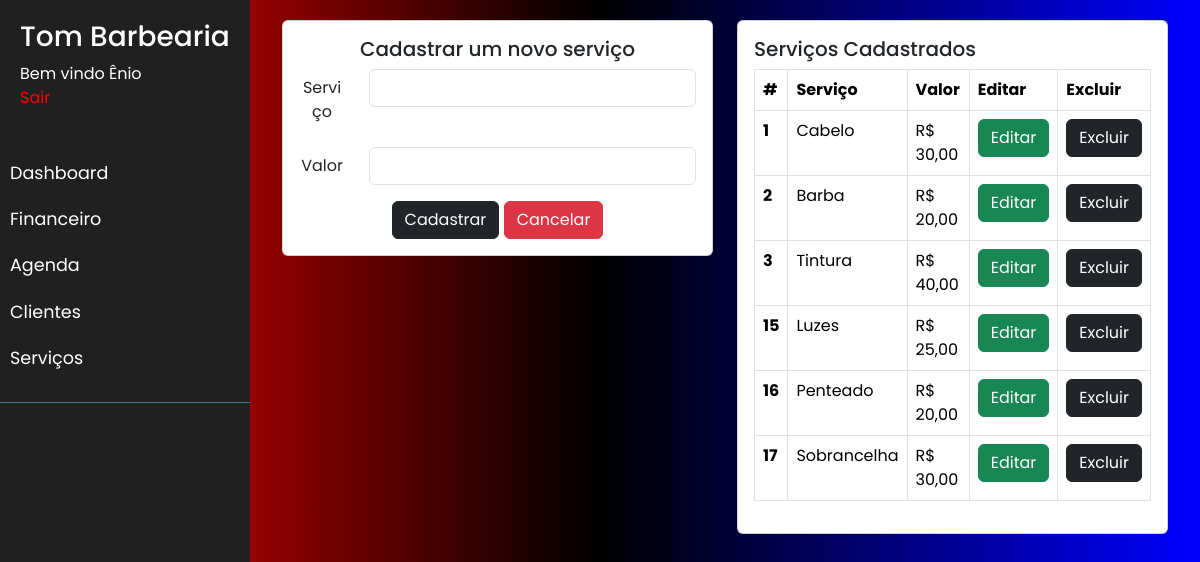
The page /servicos (signed in) on the database its author committed.
### app/models.py (models this page shows, shortened)
class User(db.Model, UserMixin):
    __tablename__= 'usuario'
    id = db.Column(db.Integer, primary_key =True, autoincrement = True)
    nome = db.Column(db.String, nullable = False)
    telefone = db.Column(db.String, nullable = False)
    usuario = db.Column(db.String, nullable = False , unique=True)
    senha = db.Column(db.String, nullable = False)

class Servicos(db.Model, UserMixin):
    __tablename__= 'servicos'
    id_servicos = db.Column(db.Integer, primary_key =True, autoincrement = True)
    nome = db.Column(db.String, nullable = False)
    preco = db.Column(db.String, nullable = False)

### main.py (the view, shortened to what this page needs)
@app.route("/servicos", methods=['GET', 'POST'])
def servicos():
    servicos = Servicos.query.all()
    return render_template("servicos.html",servicos=servicos)

### app/models.py (called while the page is built)
@login_manager.user_loader
def get_user(user_id):
    return User.query.filter_by(id=user_id).first()

### app/templates/servicos.html (shortened to what this page needs)
<!DOCTYPE html>
<html lang="pt-BR">
<head>
  <link rel="stylesheet" type="text/css" href="{{ url_for('static',filename='node_modules/bootstrap/dist/css/bootstrap.css') }}">
  <link rel="stylesheet" type="text/css" href="{{ url_for('static',filename='sidemenu.css') }}">
</head>
<body>
  {% if current_user.is_authenticated %}
  <div class="wrapper">
    <nav id="sidebar">
      <div class="sidebar-header">
        <h3>Tom Barbearia</h3>
        <a>Bem vindo {{ current_user.nome }}</a>
        <br>
        <a style ="color:red" href = "{{ url_for('logout') }} ">Sair</a>
      </div>
      <ul class="list-unstyled components">
        <li>
          <a href="{{ url_for('home') }}">Dashboard</a>
        </li>
        <li>
          <a href="{{ url_for('financeiro') }}">Financeiro</a>
        </li>
        <li>
          <a href="{{ url_for('agenda') }}">Agenda</a>
        </li>
        <li>
          <a href="{{ url_for('clientes') }}">Clientes</a>
        </li>
        <li>
          <a href="{{ url_for('servicos') }}">Serviços</a>
        </li>
      </ul>
    </nav>
    <div id="content">
      <div class="container-fluid">
        <div class="row">
          <div class="col-sm-6">
            <div class="card text-center">
              <div class="card-body">
                <h5 class="card-title">Cadastrar um novo serviço</h5>
                <form action = "" method = "post">
                  <div class="row mb-3">
                      <label for="nome-serv" class="col-sm-2 col-form-label">Serviço</label>
                      <div class="col-sm-10">
                        <input type="text" class="form-control" id="servico" name="servico">
                      </div>
                  </div>
                  <div class="row mb-3">
                      <label for="valor-serv" class="col-sm-2 col-form-label">Valor</label>
                      <div class="col-sm-10">
                        <input type="number" class="form-control" id="preco" name="preco">
                      </div>
                  </div>
                  <button type="submit" class="btn btn-dark" id="btnCadastrar" value ="Cadastrar">Cadastrar</button>
                  <button type="button" id = "btnCancelarServico" class="btn btn-danger ">Cancelar</button>
                </form>
              </div>
            </div>
          </div>
          <div class="col-sm-6">
            <div class="card">
              <div class="card-body">
                <h5 class="card-title">Serviços Cadastrados</h5>
                <table class="table table-hover table-bordered">
                  <thead>
                    <tr>
                      <th scope="col">#</th>
                      <th scope="col">Serviço</th>
                      <th scope="col">Valor</th>
                      <th scope="col">Editar</th>
                      <th scope="col">Excluir</th>
                    </tr>
                  </thead>
                  {% for servico in servicos %}
                  <tbody>
                    <tr>
                      <th scope="row">{{ servico.id_servicos }}</th>
                      <td>{{ servico.nome }}</td>
                      <td>R$ {{ servico.preco }},00</td>
                      <td><a class="btn btn-success" id="btnAtualizar" href="/atualizarServicos/{{ servico.id_servicos }}">Editar</a></td>
                      <td><a class="btn btn-dark" id="btnExcluir" href="/excluirservico/{{ servico.id_servicos }}">Excluir</a></td>
                    </tr>
                  </tbody>
                  {% endfor %}
                </table>
              </div>
            </div>
          </div>
        </div>
      </div>
    </div>
  </div>
  {% else %}
            <div>
                <h1>Visitante</h1>
                <p>Bem Vindo, faça login para poder acessar o menu.</p>
                <a href="{{ url_for('login') }}"><button class="btn btn-dark" type="button" value ="login">Login</button></a>
            </div>
  {% endif %}
    <link rel= "stylesheet" type= "text/css" href= "{{ url_for('static',filename='estilo.css') }}">
    <link rel="stylesheet" type="text/css" href="{{ url_for('static',filename='node_modules/bootstrap/dist/css/bootstrap.css') }}">
    <link rel="stylesheet" type="text/css" href="{{ url_for('static',filename='sidemenu.css') }}">
</body>
</html>

### app/static/sidemenu.css (style rules this page uses)
body { font-family: 'Poppins', sans-serif; background-image: linear-gradient(to right, red, black, blue) }
a, a:hover, a:focus { color: inherit; text-decoration: none; transition: all 0.3s; }
.wrapper { display: flex; width: 100%; align-items: stretch; }
#sidebar { min-width: 250px; max-width: 250px; background: #202020; color: #fff; transition: all 0.3s; }
#sidebar .sidebar-header { padding: 20px; background: #202020; }
#sidebar ul.components { padding: 20px 0; border-bottom: 1px solid #47748b; }
#sidebar ul li a { padding: 10px; font-size: 1.1em; display: block; }
#content { width: 100%; padding: 20px; min-height: 100vh; transition: all 0.3s; }

### app/static/estilo.css (style rules this page uses)
body { background-image: linear-gradient(to right, red, black, blue); font-family: sans-serif; }

### rows shown on the page
User: nome "Ênio"
Servicos: id_servicos "1", nome "Cabelo", preco "30"
Servicos: id_servicos "2", nome "Barba", preco "20"
Servicos: id_servicos "3", nome "Tintura", preco "40"
Servicos: id_servicos "15", nome "Luzes", preco "25"
Servicos: id_servicos "16", nome "Penteado", preco "20"
Servicos: id_servicos "17", nome "Sobrancelha", preco "30"
